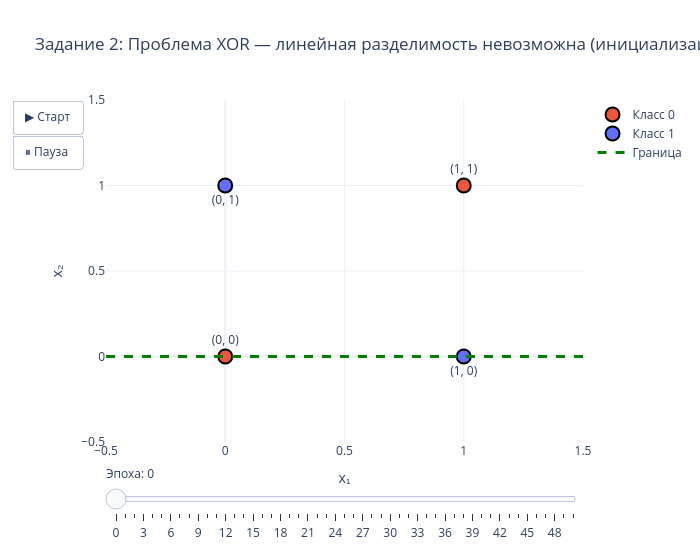

Here is the notebook cell this chart was saved with:
### Code cell
fig_xor = go.Figure()

for cls in [0, 1]:
    mask = t_xor == cls
    fig_xor.add_trace(go.Scatter(
        x=X_xor[mask, 0], y=X_xor[mask, 1],
        mode='markers+text',
        marker=dict(size=14, color=colors[cls], line=dict(width=2, color='black')),
        text=[f'({x[0]}, {x[1]})' for x in X_xor[mask]],
        textposition='top center' if cls == 0 else 'bottom center',
        name=class_names[cls]
    ))

x_line = np.linspace(-0.5, 1.5, 100)

def xor_boundary_xy(weights, bias, y_limits=(-0.5, 1.5)):
    if abs(weights[1]) > 1e-9:
        return x_line, -(weights[0] * x_line + bias) / weights[1]
    if abs(weights[0]) > 1e-9:
        x_val = -bias / weights[0]
        return np.array([x_val, x_val]), np.array(y_limits)
    return x_line, np.zeros_like(x_line)

x0_xor, y0_xor = xor_boundary_xy(perc_xor.weights_history[0], perc_xor.bias_history[0])
fig_xor.add_trace(go.Scatter(
    x=x0_xor, y=y0_xor,
    mode='lines',
    line=dict(color='green', width=3, dash='dash'),
    name='Граница'
))

frames_xor = []
for epoch_idx, (w_f, b_f) in enumerate(zip(perc_xor.weights_history, perc_xor.bias_history)):
    x_f, y_f = xor_boundary_xy(w_f, b_f)
    subtitle = 'инициализация' if epoch_idx == 0 else f'эпоха {epoch_idx}, ошибок: {perc_xor.errors_per_epoch[epoch_idx - 1]}'
    frames_xor.append(go.Frame(
        data=[go.Scatter(x=x_f, y=y_f)],
        traces=[2],
        name=str(epoch_idx),
        layout=go.Layout(title=f'Задание 2: Проблема XOR — линейная разделимость невозможна ({subtitle})')
    ))

fig_xor.frames = frames_xor

fig_xor.update_layout(
    title='Задание 2: Проблема XOR — линейная разделимость невозможна (инициализация)',
    xaxis_title='x₁', yaxis_title='x₂',
    xaxis=dict(range=[-0.5, 1.5]),
    yaxis=dict(range=[-0.5, 1.5]),
    template='plotly_white',
    width=700, height=550,
    updatemenus=[dict(
        type='buttons',
        showactive=False,
        buttons=[
            dict(label='▶ Старт', method='animate', args=[None, dict(frame=dict(duration=700, redraw=True), fromcurrent=True)]),
            dict(label='⏸ Пауза', method='animate', args=[[None], dict(frame=dict(duration=0, redraw=False), mode='immediate')]),
        ]
    )],
    sliders=[dict(
        active=0,
        currentvalue=dict(prefix='Эпоха: '),
        steps=[
            dict(
                method='animate',
                args=[[str(i)], dict(frame=dict(duration=0, redraw=True), mode='immediate')],
                label=str(i)
            )
            for i in range(len(frames_xor))
        ]
    )]
)
fig_xor.write_html('report/outputs/task2_xor_problem.html')
fig_xor.show()

### Figure 1 — Plotly figure (JSON) as saved in the notebook; plotly's stock layout.template omitted (floating-point values rounded to 4 significant figures)
{"data": [{"marker": {"color": "#EF553B", "line": {"color": "black", "width": 2}, "size": 14}, "mode": "markers+text", "name": "Класс 0", "text": ["(0, 0)", "(1, 1)"], "textposition": "top center", "type": "scatter", "x": [0, 1], "y": [0, 1]}, {"marker": {"color": "#636EFA", "line": {"color": "black", "width": 2}, "size": 14}, "mode": "markers+text", "name": "Класс 1", "text": ["(0, 1)", "(1, 0)"], "textposition": "bottom center", "type": "scatter", "x": [0, 1], "y": [1, 0]}, {"line": {"color": "green", "dash": "dash", "width": 3}, "mode": "lines", "name": "Граница", "type": "scatter", "x": [-0.5, -0.4798, -0.4596, -0.4394, -0.4192, -0.399, -0.3788, -0.3586, -0.3384, -0.3182, -0.298, -0.2778, -0.2576, -0.2374, -0.2172, -0.197, -0.1768, -0.1566, -0.1364, -0.1162, -0.09596, -0.07576, -0.05556, -0.03535, -0.01515, 0.005051, 0.02525, 0.04545, 0.06566, 0.08586, 0.1061, 0.1263, 0.1465, 0.1667, 0.1869, 0.2071, 0.2273, 0.2475, 0.2677, 0.2879, 0.3081, 0.3283, 0.3485, 0.3687, 0.3889, 0.4091, 0.4293, 0.4495, 0.4697, 0.4899, 0.5101, 0.5303, 0.5505, 0.5707, 0.5909, 0.6111, 0.6313, 0.6515, 0.6717, 0.6919, 0.7121, 0.7323, 0.7525, 0.7727, 0.7929, 0.8131, 0.8333, 0.8535, 0.8737, 0.8939, 0.9141, 0.9343, 0.9545, 0.9747, 0.9949, 1.015, 1.035, 1.056, 1.076, 1.096, 1.116, 1.136, 1.157, 1.177, 1.197, 1.217, 1.237, 1.258, 1.278, 1.298, 1.318, 1.338, 1.359, 1.379, 1.399, 1.419, 1.439, 1.46, 1.48, 1.5], "y": [0.0, 0.0, 0.0, 0.0, 0.0, 0.0, 0.0, 0.0, 0.0, 0.0, 0.0, 0.0, 0.0, 0.0, 0.0, 0.0, 0.0, 0.0, 0.0, 0.0, 0.0, 0.0, 0.0, 0.0, 0.0, 0.0, 0.0, 0.0, 0.0, 0.0, 0.0, 0.0, 0.0, 0.0, 0.0, 0.0, 0.0, 0.0, 0.0, 0.0, 0.0, 0.0, 0.0, 0.0, 0.0, 0.0, 0.0, 0.0, 0.0, 0.0, 0.0, 0.0, 0.0, 0.0, 0.0, 0.0, 0.0, 0.0, 0.0, 0.0, 0.0, 0.0, 0.0, 0.0, 0.0, 0.0, 0.0, 0.0, 0.0, 0.0, 0.0, 0.0, 0.0, 0.0, 0.0, 0.0, 0.0, 0.0, 0.0, 0.0, 0.0, 0.0, 0.0, 0.0, 0.0, 0.0, 0.0, 0.0, 0.0, 0.0, 0.0, 0.0, 0.0, 0.0, 0.0, 0.0, 0.0, 0.0, 0.0, 0.0]}], "layout": {"height": 550, "sliders": [{"active": 0, "currentvalue": {"prefix": "Эпоха: "}, "steps": [{"args": [["0"], {"frame": {"duration": 0, "redraw": true}, "mode": "immediate"}], "label": "0", "method": "animate"}, {"args": [["1"], {"frame": {"duration": 0, "redraw": true}, "mode": "immediate"}], "label": "1", "method": "animate"}, {"args": [["2"], {"frame": {"duration": 0, "redraw": true}, "mode": "immediate"}], "label": "2", "method": "animate"}, {"args": [["3"], {"frame": {"duration": 0, "redraw": true}, "mode": "immediate"}], "label": "3", "method": "animate"}, {"args": [["4"], {"frame": {"duration": 0, "redraw": true}, "mode": "immediate"}], "label": "4", "method": "animate"}, {"args": [["5"], {"frame": {"duration": 0, "redraw": true}, "mode": "immediate"}], "label": "5", "method": "animate"}, {"args": [["6"], {"frame": {"duration": 0, "redraw": true}, "mode": "immediate"}], "label": "6", "method": "animate"}, {"args": [["7"], {"frame": {"duration": 0, "redraw": true}, "mode": "immediate"}], "label": "7", "method": "animate"}, {"args": [["8"], {"frame": {"duration": 0, "redraw": true}, "mode": "immediate"}], "label": "8", "method": "animate"}, {"args": [["9"], {"frame": {"duration": 0, "redraw": true}, "mode": "immediate"}], "label": "9", "method": "animate"}, {"args": [["10"], {"frame": {"duration": 0, "redraw": true}, "mode": "immediate"}], "label": "10", "method": "animate"}, {"args": [["11"], {"frame": {"duration": 0, "redraw": true}, "mode": "immediate"}], "label": "11", "method": "animate"}, {"args": [["12"], {"frame": {"duration": 0, "redraw": true}, "mode": "immediate"}], "label": "12", "method": "animate"}, {"args": [["13"], {"frame": {"duration": 0, "redraw": true}, "mode": "immediate"}], "label": "13", "method": "animate"}, {"args": [["14"], {"frame": {"duration": 0, "redraw": true}, "mode": "immediate"}], "label": "14", "method": "animate"}, {"args": [["15"], {"frame": {"duration": 0, "redraw": true}, "mode": "immediate"}], "label": "15", "method": "animate"}, {"args": [["16"], {"frame": {"duration": 0, "redraw": true}, "mode": "immediate"}], "label": "16", "method": "animate"}, {"args": [["17"], {"frame": {"duration": 0, "redraw": true}, "mode": "immediate"}], "label": "17", "method": "animate"}, {"args": [["18"], {"frame": {"duration": 0, "redraw": true}, "mode": "immediate"}], "label": "18", "method": "animate"}, {"args": [["19"], {"frame": {"duration": 0, "redraw": true}, "mode": "immediate"}], "label": "19", "method": "animate"}, {"args": [["20"], {"frame": {"duration": 0, "redraw": true}, "mode": "immediate"}], "label": "20", "method": "animate"}, {"args": [["21"], {"frame": {"duration": 0, "redraw": true}, "mode": "immediate"}], "label": "21", "method": "animate"}, {"args": [["22"], {"frame": {"duration": 0, "redraw": true}, "mode": "immediate"}], "label": "22", "method": "animate"}, {"args": [["23"], {"frame": {"duration": 0, "redraw": true}, "mode": "immediate"}], "label": "23", "method": "animate"}, {"args": [["24"], {"frame": {"duration": 0, "redraw": true}, "mode": "immediate"}], "label": "24", "method": "animate"}, {"args": [["25"], {"frame": {"duration": 0, "redraw": true}, "mode": "immediate"}], "label": "25", "method": "animate"}, {"args": [["26"], {"frame": {"duration": 0, "redraw": true}, "mode": "immediate"}], "label": "26", "method": "animate"}, {"args": [["27"], {"frame": {"duration": 0, "redraw": true}, "mode": "immediate"}], "label": "27", "method": "animate"}, {"args": [["28"], {"frame": {"duration": 0, "redraw": true}, "mode": "immediate"}], "label": "28", "method": "animate"}, {"args": [["29"], {"frame": {"duration": 0, "redraw": true}, "mode": "immediate"}], "label": "29", "method": "animate"}, {"args": [["30"], {"frame": {"duration": 0, "redraw": true}, "mode": "immediate"}], "label": "30", "method": "animate"}, {"args": [["31"], {"frame": {"duration": 0, "redraw": true}, "mode": "immediate"}], "label": "31", "method": "animate"}, {"args": [["32"], {"frame": {"duration": 0, "redraw": true}, "mode": "immediate"}], "label": "32", "method": "animate"}, {"args": [["33"], {"frame": {"duration": 0, "redraw": true}, "mode": "immediate"}], "label": "33", "method": "animate"}, {"args": [["34"], {"frame": {"duration": 0, "redraw": true}, "mode": "immediate"}], "label": "34", "method": "animate"}, {"args": [["35"], {"frame": {"duration": 0, "redraw": true}, "mode": "immediate"}], "label": "35", "method": "animate"}, {"args": [["36"], {"frame": {"duration": 0, "redraw": true}, "mode": "immediate"}], "label": "36", "method": "animate"}, {"args": [["37"], {"frame": {"duration": 0, "redraw": true}, "mode": "immediate"}], "label": "37", "method": "animate"}, {"args": [["38"], {"frame": {"duration": 0, "redraw": true}, "mode": "immediate"}], "label": "38", "method": "animate"}, {"args": [["39"], {"frame": {"duration": 0, "redraw": true}, "mode": "immediate"}], "label": "39", "method": "animate"}, {"args": [["40"], {"frame": {"duration": 0, "redraw": true}, "mode": "immediate"}], "label": "40", "method": "animate"}, {"args": [["41"], {"frame": {"duration": 0, "redraw": true}, "mode": "immediate"}], "label": "41", "method": "animate"}, {"args": [["42"], {"frame": {"duration": 0, "redraw": true}, "mode": "immediate"}], "label": "42", "method": "animate"}, {"args": [["43"], {"frame": {"duration": 0, "redraw": true}, "mode": "immediate"}], "label": "43", "method": "animate"}, {"args": [["44"], {"frame": {"duration": 0, "redraw": true}, "mode": "immediate"}], "label": "44", "method": "animate"}, {"args": [["45"], {"frame": {"duration": 0, "redraw": true}, "mode": "immediate"}], "label": "45", "method": "animate"}, {"args": [["46"], {"frame": {"duration": 0, "redraw": true}, "mode": "immediate"}], "label": "46", "method": "animate"}, {"args": [["47"], {"frame": {"duration": 0, "redraw": true}, "mode": "immediate"}], "label": "47", "method": "animate"}, {"args": [["48"], {"frame": {"duration": 0, "redraw": true}, "mode": "immediate"}], "label": "48", "method": "animate"}, {"args": [["49"], {"frame": {"duration": 0, "redraw": true}, "mode": "immediate"}], "label": "49", "method": "animate"}, {"args": [["50"], {"frame": {"duration": 0, "redraw": true}, "mode": "immediate"}], "label": "50", "method": "animate"}]}], "title": {"text": "Задание 2: Проблема XOR — линейная разделимость невозможна (инициализация)"}, "updatemenus": [{"buttons": [{"args": [null, {"frame": {"duration": 700, "redraw": true}, "fromcurrent": true}], "label": "▶ Старт", "method": "animate"}, {"args": [[null], {"frame": {"duration": 0, "redraw": false}, "mode": "immediate"}], "label": "⏸ Пауза", "method": "animate"}], "showactive": false, "type": "buttons"}], "width": 700, "xaxis": {"range": [-0.5, 1.5], "title": {"text": "x₁"}}, "yaxis": {"range": [-0.5, 1.5], "title": {"text": "x₂"}}}}
